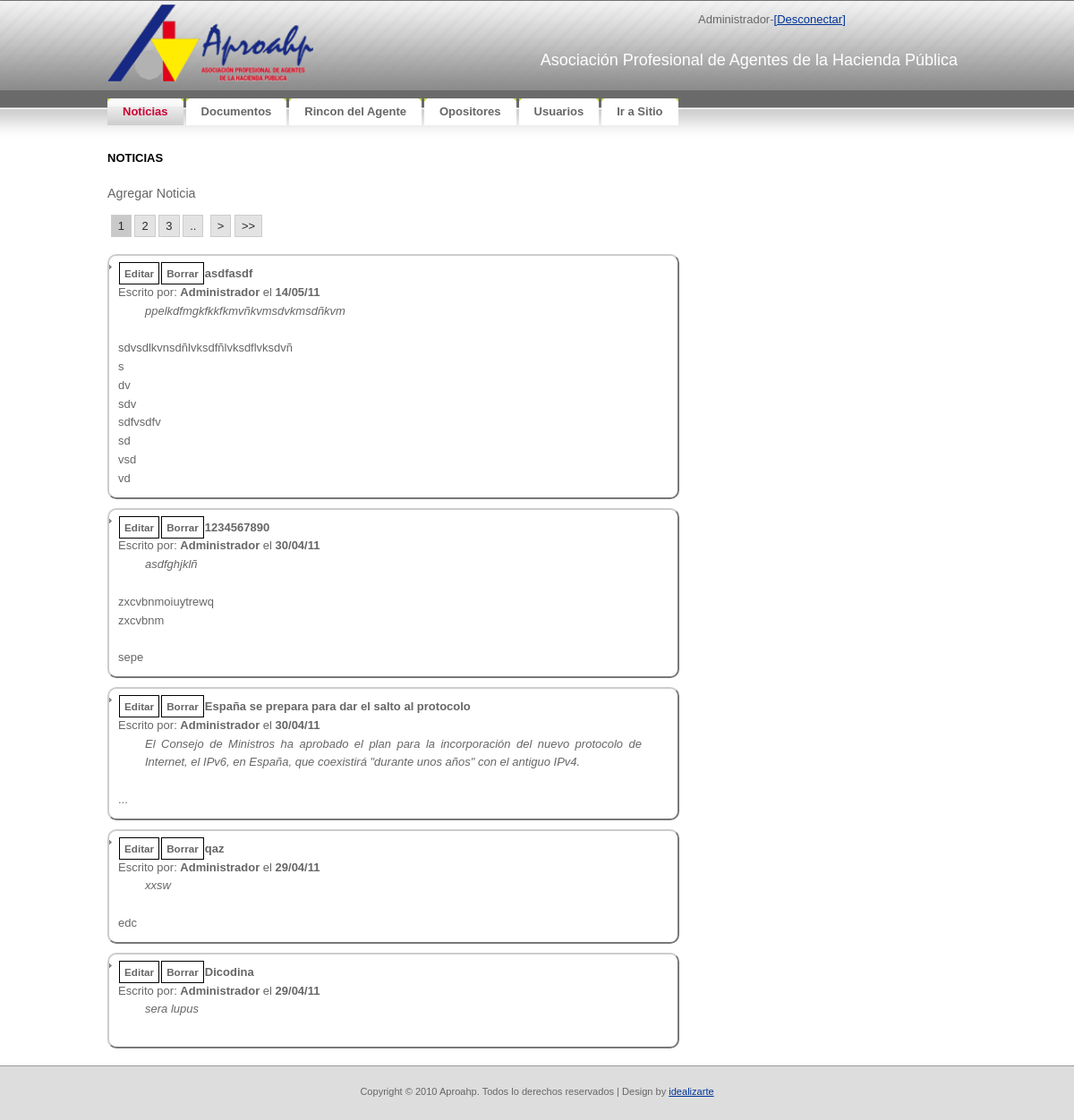
/admin/index.php (signed in), run on the app's committed database.
### tables this page shows
CREATE TABLE IF NOT EXISTS `tbl_noticias` (
  `NOT_ID` bigint(20) NOT NULL AUTO_INCREMENT,
  `NOT_FECHA` timestamp NOT NULL DEFAULT CURRENT_TIMESTAMP,
  `NOT_Autor` bigint(20) NOT NULL,
  `NOT_Titulo` varchar(50) NOT NULL,
  `NOT_resumen` varchar(500) NOT NULL,
  `NOT_texto` text NOT NULL,
  PRIMARY KEY (`NOT_ID`)
);

CREATE TABLE IF NOT EXISTS `tbl_users` (
  `USR_ID` bigint(20) NOT NULL AUTO_INCREMENT,
  `USR_username` varchar(32) NOT NULL,
  `USR_password` varchar(32) NOT NULL,
  `USR_Displayname` varchar(32) NOT NULL,
  `USR_email` varchar(100) NOT NULL,
  `USR_Activo` tinyint(1) NOT NULL,
  PRIMARY KEY (`USR_ID`)
);

### admin/index.php (the view, shortened to what this page needs)
<?php
	require_once("../lib/siteconfig.php");
?>
<!DOCTYPE html PUBLIC "-//W3C//DTD XHTML 1.0 Strict//EN"
  "http://www.w3.org/TR/xhtml1/DTD/xhtml1-strict.dtd">
<html xmlns="http://www.w3.org/1999/xhtml" xml:lang="en" lang="en">
<head>
	<link rel="stylesheet" href="../css/reset.css" type="text/css" media="screen" charset="utf-8" />
	<link rel="stylesheet" href="../css/aproahp.css" type="text/css" media="screen" charset="utf-8" />
	<link rel="stylesheet" href="../css/jquery-ui.css" type="text/css" media="screen" charset="utf-8" />
	<link rel="stylesheet" href="css/style.css" type="text/css" media="screen" charset="utf-8" />
</head>
<body>
<div id="container">
<?php require("header.php")?>
<div id='noticias'>
	<h3>Noticias</h3><br/>
		<div id='addnoticia' >Agregar Noticia</div>
<?php
		echo "<div id='noticiaslist'><ul>";
		if(isset($_GET['pagenum'])){
			$pagenum = $_GET['pagenum'];
		}else{
			$pagenum = 1;
		}
		$not_result = mysql_query("SELECT * FROM tbl_noticias,tbl_users WHERE NOT_Autor=USR_ID ORDER BY `NOT_FECHA` DESC") or die(mysql_error());
		$rows = mysql_num_rows($not_result);
		$page_rows = 5;
		$pdata=pagination($rows,$pagenum,$page_rows);
		echo ($pdata['links']);
		$not_result=mysql_query("SELECT * FROM tbl_noticias,tbl_users WHERE NOT_Autor=USR_ID ORDER BY NOT_FECHA DESC ".$pdata['limites'].";");
		for ($x = 0, $numrows = mysql_num_rows($not_result); $x < $numrows; $x++) {
			$row = mysql_fetch_assoc($not_result);
			$datetime = date("d/m/y", strtotime($row["NOT_FECHA"]));
			echo "<li class=noticia><div class=edit rel='".$row["NOT_ID"]."'>Editar</div><div class=borrar rel='".$row["NOT_ID"]."'>Borrar</div><span class=highlight>".$row["NOT_Titulo"]."</span><br>Escrito por: <span class=highlight>".$row["USR_Displayname"]."</span> el <span class=highlight>".$datetime."</span><br><div class=resumen>".nl2br($row["NOT_resumen"])."</div><br>".nl2br(neat_trim($row["NOT_texto"],500))."</li>";
		}
		echo "</ul></div>";
?>
</div>
</div>
</body>
</html>

### css/aproahp.css (style rules this page uses)
* { margin: 0; padding: 0; }
ul,li { list-style-type: none; }
body, th { background: #FFFFFF url(../images/img01.gif) repeat-x; font-family: Verdana, Arial, Helvetica, sans-serif; font-size: 13px; color: #666666; }
h3 { margin-bottom: 1em; text-transform: uppercase; font-size: 100%; color: #000000; }
p, ul, ol { margin-bottom: 1.5em; line-height: 1.6em; }
p { color:#666666; }
ul { list-style: none; }
ul li { padding-left: 10px; background: url(../images/img16.gif) no-repeat 0px 10px; }
a:link { color: #003399; }
#container { width: 960px; padding: 0px 0px 0px 0px; margin:0 auto; text-align:justify; }
#footer { height:20px; padding: 20px; background: #DDDDDD; border-top: 1px solid #999999; }
#footer p { margin: 0; text-align: center; font-size: 85%; }
.noticia { padding:10px; border:2px outset #ccc; -moz-border-radius: 10px; -webkit-border-radius: 10px; padding: 10px; width:615px; margin-top:10px; color:#666666; }
.noticia .highlight { font-weight: bold; }
.noticia .resumen { padding: 0 30px; font-style: italic; }

### admin/css/style.css (style rules this page uses)
.edit, .borrar, .activar { font-size: .9em; font-weight: bold; display: inline; position: relative; padding: 5px; margin: 1px; border: 1px solid black; cursor: pointer; }

### data on the page
tbl_noticias: NOT_Titulo "asdfasdf", tbl_users.USR_Displayname "Administrador", NOT_FECHA "14/05/11", NOT_resumen "ppelkdfmgkfkkfkmvñkvmsdvkmsdñkvm", NOT_texto "sdvsdlkvnsdñlvksdfñlvksdflvksdvñ s dv sdv sdfvsdfv sd vsd vd"
tbl_noticias: NOT_Titulo "1234567890", tbl_users.USR_Displayname "Administrador", NOT_FECHA "30/04/11", NOT_resumen "asdfghjklñ", NOT_texto "zxcvbnmoiuytrewq zxcvbnm sepe"
tbl_noticias: NOT_Titulo "España se prepara para dar el salto al protocolo", tbl_users.USR_Displayname "Administrador", NOT_FECHA "30/04/11", NOT_resumen "El Consejo de Ministros ha aprobado el plan para la incorporación del nuevo protocolo de Internet, el IPv6, en España, que coexistirá \"durante unos años\" con el antiguo IPv4.", NOT_texto "..."
tbl_noticias: NOT_Titulo "qaz", tbl_users.USR_Displayname "Administrador", NOT_FECHA "29/04/11", NOT_resumen "xxsw", NOT_texto "edc"
tbl_noticias: NOT_Titulo "Dicodina", tbl_users.USR_Displayname "Administrador", NOT_FECHA "29/04/11", NOT_resumen "sera lupus"

### other printed values
$_SESSION['DisplayName'] "Administrador"
$item['Name'] "Noticias"
$item['Name'] "Documentos"
$item['Name'] "Rincon del Agente"
$item['Name'] "Opositores"
$item['Name'] "Usuarios"
$item['Name'] "Ir a Sitio"
